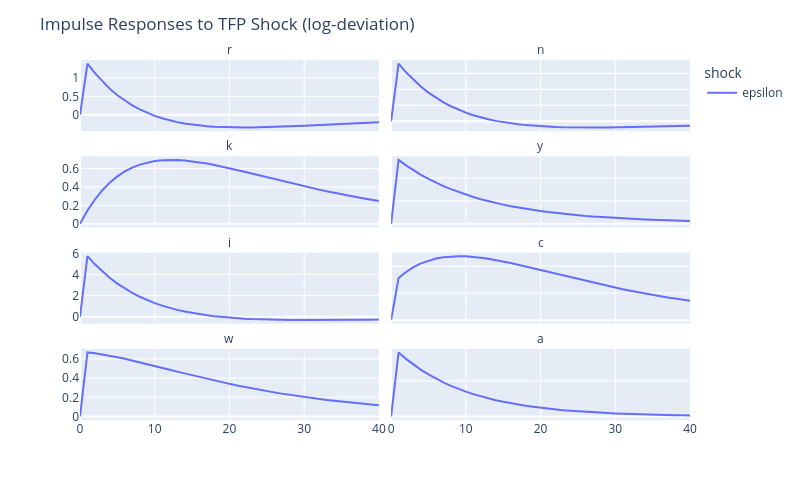

Notebook cell for this chart:
### Markdown cell above
### Built-in Interactive Visualization
`solution.plot()` produces interactive Plotly figures out of the box:

### Code cell
fig = solution.plot(type="log-deviation")
# Adjust figure size for notebook display
fig.update_layout(height=500, width=800, title="Impulse Responses to TFP Shock (log-deviation)")
fig.show()

### Figure 1 — Plotly figure (JSON) as saved in the notebook; plotly's stock layout.template omitted (floating-point values rounded to 4 significant figures)
{"data": [{"hovertemplate": "shock=epsilon<br>variable=r<br>t=%{x}<br>value=%{y}<extra></extra>", "legendgroup": "epsilon", "line": {"color": "#636efa", "dash": "solid"}, "marker": {"symbol": "circle"}, "mode": "lines", "name": "epsilon", "orientation": "v", "showlegend": true, "type": "scatter", "x": [0, 1, 2, 3, 4, 5, 6, 7, 8, 9, 10, 11, 12, 13, 14, 15, 16, 17, 18, 19, 20, 21, 22, 23, 24, 25, 26, 27, 28, 29, 30, 31, 32, 33, 34, 35, 36, 37, 38, 39, 40], "xaxis": "x7", "y": [0.0, 1.392, 1.13, 0.9015, 0.7029, 0.5307, 0.3819, 0.2537, 0.1437, 0.0498, -0.02992, -0.09717, -0.1535, -0.2002, -0.2385, -0.2694, -0.294, -0.313, -0.3272, -0.3372, -0.3437, -0.3471, -0.3479, -0.3465, -0.3432, -0.3383, -0.3322, -0.325, -0.317, -0.3083, -0.299, -0.2894, -0.2796, -0.2696, -0.2595, -0.2494, -0.2393, -0.2294, -0.2196, -0.21, -0.2006], "yaxis": "y7"}, {"hovertemplate": "shock=epsilon<br>variable=n<br>t=%{x}<br>value=%{y}<extra></extra>", "legendgroup": "epsilon", "line": {"color": "#636efa", "dash": "solid"}, "marker": {"symbol": "circle"}, "mode": "lines", "name": "epsilon", "orientation": "v", "showlegend": false, "type": "scatter", "x": [0, 1, 2, 3, 4, 5, 6, 7, 8, 9, 10, 11, 12, 13, 14, 15, 16, 17, 18, 19, 20, 21, 22, 23, 24, 25, 26, 27, 28, 29, 30, 31, 32, 33, 34, 35, 36, 37, 38, 39, 40], "xaxis": "x8", "y": [0.0, 0.7233, 0.6139, 0.5178, 0.4333, 0.3592, 0.2944, 0.2378, 0.1885, 0.1457, 0.1086, 0.07657, 0.04901, 0.0254, 0.005276, -0.01178, -0.02613, -0.03811, -0.04802, -0.05611, -0.06262, -0.06774, -0.07167, -0.07456, -0.07656, -0.07779, -0.07836, -0.07838, -0.07791, -0.07706, -0.07587, -0.0744, -0.07272, -0.07086, -0.06885, -0.06675, -0.06456, -0.06233, -0.06006, -0.05778, -0.05551], "yaxis": "y8"}, {"hovertemplate": "shock=epsilon<br>variable=k<br>t=%{x}<br>value=%{y}<extra></extra>", "legendgroup": "epsilon", "line": {"color": "#636efa", "dash": "solid"}, "marker": {"symbol": "circle"}, "mode": "lines", "name": "epsilon", "orientation": "v", "showlegend": false, "type": "scatter", "x": [0, 1, 2, 3, 4, 5, 6, 7, 8, 9, 10, 11, 12, 13, 14, 15, 16, 17, 18, 19, 20, 21, 22, 23, 24, 25, 26, 27, 28, 29, 30, 31, 32, 33, 34, 35, 36, 37, 38, 39, 40], "xaxis": "x5", "y": [0.0, 0.1435, 0.2641, 0.3644, 0.4471, 0.5144, 0.5682, 0.6103, 0.6422, 0.6654, 0.6809, 0.69, 0.6936, 0.6924, 0.6872, 0.6787, 0.6674, 0.6539, 0.6385, 0.6216, 0.6036, 0.5847, 0.5653, 0.5454, 0.5253, 0.5052, 0.4851, 0.4652, 0.4455, 0.4262, 0.4074, 0.3889, 0.371, 0.3536, 0.3368, 0.3205, 0.3048, 0.2897, 0.2752, 0.2613, 0.2479], "yaxis": "y5"}, {"hovertemplate": "shock=epsilon<br>variable=y<br>t=%{x}<br>value=%{y}<extra></extra>", "legendgroup": "epsilon", "line": {"color": "#636efa", "dash": "solid"}, "marker": {"symbol": "circle"}, "mode": "lines", "name": "epsilon", "orientation": "v", "showlegend": false, "type": "scatter", "x": [0, 1, 2, 3, 4, 5, 6, 7, 8, 9, 10, 11, 12, 13, 14, 15, 16, 17, 18, 19, 20, 21, 22, 23, 24, 25, 26, 27, 28, 29, 30, 31, 32, 33, 34, 35, 36, 37, 38, 39, 40], "xaxis": "x6", "y": [0.0, 1.392, 1.273, 1.166, 1.067, 0.9778, 0.8963, 0.8218, 0.754, 0.692, 0.6354, 0.5838, 0.5366, 0.4934, 0.4539, 0.4178, 0.3847, 0.3544, 0.3267, 0.3012, 0.2779, 0.2565, 0.2369, 0.2188, 0.2022, 0.187, 0.173, 0.1601, 0.1482, 0.1373, 0.1272, 0.1179, 0.1093, 0.1014, 0.09415, 0.08742, 0.08119, 0.07544, 0.07012, 0.0652, 0.06064], "yaxis": "y6"}, {"hovertemplate": "shock=epsilon<br>variable=i<br>t=%{x}<br>value=%{y}<extra></extra>", "legendgroup": "epsilon", "line": {"color": "#636efa", "dash": "solid"}, "marker": {"symbol": "circle"}, "mode": "lines", "name": "epsilon", "orientation": "v", "showlegend": false, "type": "scatter", "x": [0, 1, 2, 3, 4, 5, 6, 7, 8, 9, 10, 11, 12, 13, 14, 15, 16, 17, 18, 19, 20, 21, 22, 23, 24, 25, 26, 27, 28, 29, 30, 31, 32, 33, 34, 35, 36, 37, 38, 39, 40], "xaxis": "x3", "y": [0.0, 5.741, 4.965, 4.279, 3.673, 3.138, 2.667, 2.252, 1.888, 1.568, 1.288, 1.044, 0.8312, 0.6461, 0.4856, 0.347, 0.2276, 0.1253, 0.03795, -0.03613, -0.09858, -0.1508, -0.1941, -0.2295, -0.2581, -0.2808, -0.2982, -0.3112, -0.3203, -0.326, -0.329, -0.3295, -0.3279, -0.3246, -0.3199, -0.3139, -0.307, -0.2993, -0.291, -0.2822, -0.2731], "yaxis": "y3"}, {"hovertemplate": "shock=epsilon<br>variable=c<br>t=%{x}<br>value=%{y}<extra></extra>", "legendgroup": "epsilon", "line": {"color": "#636efa", "dash": "solid"}, "marker": {"symbol": "circle"}, "mode": "lines", "name": "epsilon", "orientation": "v", "showlegend": false, "type": "scatter", "x": [0, 1, 2, 3, 4, 5, 6, 7, 8, 9, 10, 11, 12, 13, 14, 15, 16, 17, 18, 19, 20, 21, 22, 23, 24, 25, 26, 27, 28, 29, 30, 31, 32, 33, 34, 35, 36, 37, 38, 39, 40], "xaxis": "x4", "y": [0.0, 0.3123, 0.3571, 0.3928, 0.4207, 0.4417, 0.4568, 0.4669, 0.4726, 0.4745, 0.4733, 0.4695, 0.4634, 0.4555, 0.446, 0.4354, 0.4237, 0.4113, 0.3983, 0.385, 0.3714, 0.3576, 0.3438, 0.3301, 0.3165, 0.3031, 0.2899, 0.2771, 0.2645, 0.2523, 0.2404, 0.229, 0.2179, 0.2072, 0.1969, 0.187, 0.1776, 0.1685, 0.1598, 0.1514, 0.1435], "yaxis": "y4"}, {"hovertemplate": "shock=epsilon<br>variable=w<br>t=%{x}<br>value=%{y}<extra></extra>", "legendgroup": "epsilon", "line": {"color": "#636efa", "dash": "solid"}, "marker": {"symbol": "circle"}, "mode": "lines", "name": "epsilon", "orientation": "v", "showlegend": false, "type": "scatter", "x": [0, 1, 2, 3, 4, 5, 6, 7, 8, 9, 10, 11, 12, 13, 14, 15, 16, 17, 18, 19, 20, 21, 22, 23, 24, 25, 26, 27, 28, 29, 30, 31, 32, 33, 34, 35, 36, 37, 38, 39, 40], "xaxis": "x", "y": [0.0, 0.6686, 0.6595, 0.6478, 0.6341, 0.6186, 0.6018, 0.584, 0.5654, 0.5463, 0.5268, 0.5072, 0.4876, 0.468, 0.4486, 0.4296, 0.4108, 0.3925, 0.3747, 0.3573, 0.3405, 0.3242, 0.3085, 0.2934, 0.2788, 0.2648, 0.2513, 0.2385, 0.2261, 0.2143, 0.2031, 0.1923, 0.1821, 0.1723, 0.163, 0.1542, 0.1458, 0.1378, 0.1302, 0.123, 0.1162], "yaxis": "y"}, {"hovertemplate": "shock=epsilon<br>variable=a<br>t=%{x}<br>value=%{y}<extra></extra>", "legendgroup": "epsilon", "line": {"color": "#636efa", "dash": "solid"}, "marker": {"symbol": "circle"}, "mode": "lines", "name": "epsilon", "orientation": "v", "showlegend": false, "type": "scatter", "x": [0, 1, 2, 3, 4, 5, 6, 7, 8, 9, 10, 11, 12, 13, 14, 15, 16, 17, 18, 19, 20, 21, 22, 23, 24, 25, 26, 27, 28, 29, 30, 31, 32, 33, 34, 35, 36, 37, 38, 39, 40], "xaxis": "x2", "y": [0.0, 0.9, 0.81, 0.729, 0.6561, 0.5905, 0.5314, 0.4783, 0.4305, 0.3874, 0.3487, 0.3138, 0.2824, 0.2542, 0.2288, 0.2059, 0.1853, 0.1668, 0.1501, 0.1351, 0.1216, 0.1094, 0.09848, 0.08863, 0.07977, 0.07179, 0.06461, 0.05815, 0.05233, 0.0471, 0.04239, 0.03815, 0.03434, 0.0309, 0.02781, 0.02503, 0.02253, 0.02028, 0.01825, 0.01642, 0.01478], "yaxis": "y2"}], "layout": {"annotations": [{"font": {}, "showarrow": false, "text": "w", "x": 0.245, "xanchor": "center", "xref": "paper", "y": 0.1975, "yanchor": "bottom", "yref": "paper"}, {"font": {}, "showarrow": false, "text": "a", "x": 0.755, "xanchor": "center", "xref": "paper", "y": 0.1975, "yanchor": "bottom", "yref": "paper"}, {"font": {}, "showarrow": false, "text": "i", "x": 0.245, "xanchor": "center", "xref": "paper", "y": 0.465, "yanchor": "bottom", "yref": "paper"}, {"font": {}, "showarrow": false, "text": "c", "x": 0.755, "xanchor": "center", "xref": "paper", "y": 0.465, "yanchor": "bottom", "yref": "paper"}, {"font": {}, "showarrow": false, "text": "k", "x": 0.245, "xanchor": "center", "xref": "paper", "y": 0.7325, "yanchor": "bottom", "yref": "paper"}, {"font": {}, "showarrow": false, "text": "y", "x": 0.755, "xanchor": "center", "xref": "paper", "y": 0.7325, "yanchor": "bottom", "yref": "paper"}, {"font": {}, "showarrow": false, "text": "r", "x": 0.245, "xanchor": "center", "xref": "paper", "y": 1.0, "yanchor": "bottom", "yref": "paper"}, {"font": {}, "showarrow": false, "text": "n", "x": 0.755, "xanchor": "center", "xref": "paper", "y": 1.0, "yanchor": "bottom", "yref": "paper"}], "height": 500, "legend": {"title": {"text": "shock"}, "tracegroupgap": 0}, "margin": {"t": 60}, "title": {"text": "Impulse Responses to TFP Shock (log-deviation)"}, "width": 800, "xaxis": {"anchor": "y", "domain": [0.0, 0.49], "title": {"text": ""}}, "xaxis2": {"anchor": "y2", "domain": [0.51, 1.0], "matches": "x", "title": {"text": ""}}, "xaxis3": {"anchor": "y3", "domain": [0.0, 0.49], "matches": "x", "showticklabels": false, "title": {"text": ""}}, "xaxis4": {"anchor": "y4", "domain": [0.51, 1.0], "matches": "x", "showticklabels": false, "title": {"text": ""}}, "xaxis5": {"anchor": "y5", "domain": [0.0, 0.49], "matches": "x", "showticklabels": false, "title": {"text": ""}}, "xaxis6": {"anchor": "y6", "domain": [0.51, 1.0], "matches": "x", "showticklabels": false, "title": {"text": ""}}, "xaxis7": {"anchor": "y7", "domain": [0.0, 0.49], "matches": "x", "showticklabels": false, "title": {"text": ""}}, "xaxis8": {"anchor": "y8", "domain": [0.51, 1.0], "matches": "x", "showticklabels": false, "title": {"text": ""}}, "yaxis": {"anchor": "x", "domain": [0.0, 0.1975], "title": {"text": ""}}, "yaxis2": {"anchor": "x2", "domain": [0.0, 0.1975], "showticklabels": false, "title": {"text": ""}}, "yaxis3": {"anchor": "x3", "domain": [0.2675, 0.465], "title": {"text": ""}}, "yaxis4": {"anchor": "x4", "domain": [0.2675, 0.465], "showticklabels": false, "title": {"text": ""}}, "yaxis5": {"anchor": "x5", "domain": [0.535, 0.7325], "title": {"text": ""}}, "yaxis6": {"anchor": "x6", "domain": [0.535, 0.7325], "showticklabels": false, "title": {"text": ""}}, "yaxis7": {"anchor": "x7", "domain": [0.8025, 1.0], "title": {"text": ""}}, "yaxis8": {"anchor": "x8", "domain": [0.8025, 1.0], "showticklabels": false, "title": {"text": ""}}}}
